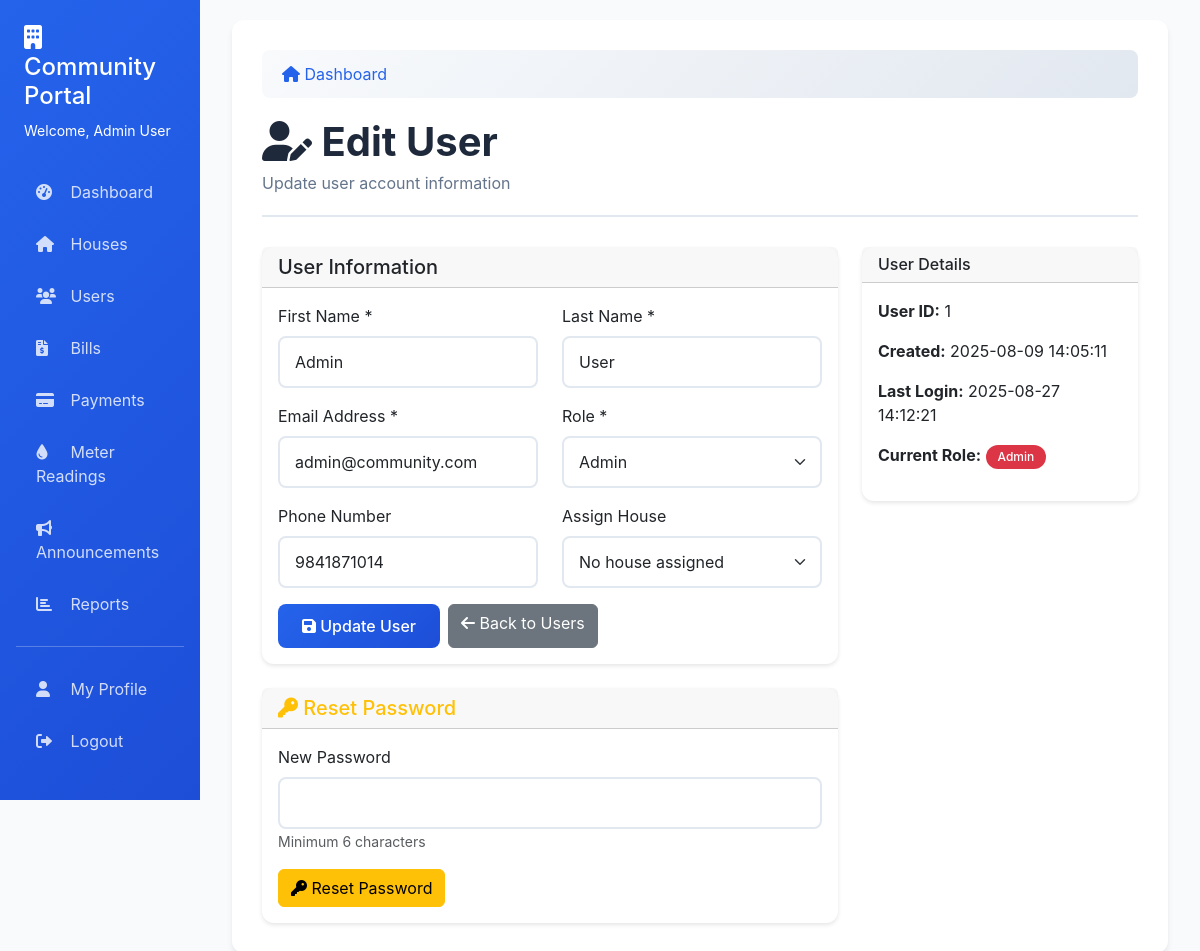
Screenshot of /users/1/edit (signed in) with the database file from the repository.
### tables this page shows
CREATE TABLE users (
                id INTEGER PRIMARY KEY AUTOINCREMENT,
                email TEXT UNIQUE NOT NULL,
                password_hash TEXT NOT NULL,
                role TEXT NOT NULL DEFAULT 'resident',
                first_name TEXT,
                last_name TEXT,
                phone_number TEXT,
                house_id INTEGER,
                created_at TIMESTAMP DEFAULT CURRENT_TIMESTAMP,
                last_login TIMESTAMP
            );

### app.py (the view, shortened to what this page needs)
@app.route('/users/<int:user_id>/edit', methods=['GET', 'POST'])
@admin_required
def edit_user(user_id):
    conn = get_db_connection()
    user = conn.execute('SELECT * FROM users WHERE id = ?', (user_id,)).fetchone()
    if not user:
        flash('User not found!', 'error')
        conn.close()
        return redirect(url_for('users'))
    houses = conn.execute('SELECT id, house_number, owner_name FROM houses ORDER BY house_number').fetchall()
    conn.close()
    return render_template('edit_user.html', user=user, houses=houses)

### app.py (called while the page is built)
def get_db_connection():
    conn = sqlite3.connect(DATABASE)
    conn.row_factory = sqlite3.Row
    return conn

def admin_required(f):
    @wraps(f)
    def decorated_function(*args, **kwargs):
        if 'user_id' not in session:
            return redirect(url_for('login'))
        conn = get_db_connection()
        user = conn.execute('SELECT role FROM users WHERE id = ?', (session['user_id'],)).fetchone()
        conn.close()
        if not user or user['role'] != 'admin':
            flash('Admin access required.', 'error')
            return redirect(url_for('dashboard'))
        return f(*args, **kwargs)
    return decorated_function

### templates/edit_user.html (shortened to what this page needs)
{% extends "base.html" %}
{% block content %}
<div class="page-header">
    <h1><i class="fas fa-user-edit"></i> Edit User</h1>
    <p>Update user account information</p>
</div>
<div class="row">
    <div class="col-md-8">
        <div class="card">
            <div class="card-header">
                <h5 class="mb-0">User Information</h5>
            </div>
            <div class="card-body">
                <form method="POST">
                    <div class="row">
                        <div class="col-md-6">
                            <div class="mb-3">
                                <label for="first_name" class="form-label">First Name *</label>
                                <input type="text" class="form-control" id="first_name" name="first_name" value="{{ user.first_name }}" required>
                            </div>
                        </div>
                        <div class="col-md-6">
                            <div class="mb-3">
                                <label for="last_name" class="form-label">Last Name *</label>
                                <input type="text" class="form-control" id="last_name" name="last_name" value="{{ user.last_name }}" required>
                            </div>
                        </div>
                    </div>
                    <div class="row">
                        <div class="col-md-6">
                            <div class="mb-3">
                                <label for="email" class="form-label">Email Address *</label>
                                <input type="email" class="form-control" id="email" name="email" value="{{ user.email }}" required>
                            </div>
                        </div>
                        <div class="col-md-6">
                            <div class="mb-3">
                                <label for="role" class="form-label">Role *</label>
                                <select class="form-select" id="role" name="role" required>
                                    <option value="admin" {{ 'selected' if user.role == 'admin' else '' }}>Admin</option>
                                </select>
                            </div>
                        </div>
                    </div>
                    <div class="row">
                        <div class="col-md-6">
                            <div class="mb-3">
                                <label for="phone_number" class="form-label">Phone Number</label>
                                <input type="tel" class="form-control" id="phone_number" name="phone_number" value="{{ user.phone_number or '' }}">
                            </div>
                        </div>
                        <div class="col-md-6">
                            <div class="mb-3">
                                <label for="house_id" class="form-label">Assign House</label>
                                <select class="form-select" id="house_id" name="house_id">
                                    <option value="">No house assigned</option>
                                </select>
                            </div>
                        </div>
                    </div>
                    <div class="d-flex gap-2">
                        <button type="submit" class="btn btn-primary">
                            <i class="fas fa-save"></i> Update User
                        </button>
                        <a href="{{ url_for('users') }}" class="btn btn-secondary">
                            <i class="fas fa-arrow-left"></i> Back to Users
                        </a>
                    </div>
                </form>
            </div>
        </div>
        <div class="card mt-4">
            <div class="card-header">
                <h5 class="mb-0 text-warning"><i class="fas fa-key"></i> Reset Password</h5>
            </div>
            <div class="card-body">
                <form method="POST" action="{{ url_for('reset_user_password', user_id=user.id) }}">
                    <div class="mb-3">
                        <label for="new_password" class="form-label">New Password</label>
                        <input type="password" class="form-control" id="new_password" name="new_password" required minlength="6">
                        <small class="form-text text-muted">Minimum 6 characters</small>
                    </div>
                    <button type="submit" class="btn btn-warning" onclick="return confirm('Are you sure you want to reset this user\'s password?')">
                        <i class="fas fa-key"></i> Reset Password
                    </button>
                </form>
            </div>
        </div>
    </div>
    <div class="col-md-4">
        <div class="card">
            <div class="card-header">
                <h6 class="mb-0">User Details</h6>
            </div>
            <div class="card-body">
                <p><strong>User ID:</strong> {{ user.id }}</p>
                <p><strong>Created:</strong> {{ user.created_at }}</p>
                <p><strong>Last Login:</strong> {{ user.last_login or 'Never' }}</p>
                <p><strong>Current Role:</strong>
                    {% if user.role == 'admin' %}
                        <span class="badge bg-danger">Admin</span>
                    {% else %}
                        <span class="badge bg-primary">Resident</span>
                    {% endif %}
                </p>
            </div>
        </div>
    </div>
</div>
{% endblock %}

### templates/base.html (style rules this page uses)
:root { --primary-color: #2563eb; --secondary-color: #64748b; --success-color: #059669; --danger-color: #dc2626; --warning-color: #d97706; --info-color: #0891b2; --light-bg: #f8fafc; --dark-bg: #1e293b; }
body { background-color: var(--light-bg); font-family: 'Inter', -apple-system, BlinkMacSystemFont, sans-serif; }
.card { border: none; border-radius: 12px; box-shadow: 0 2px 4px rgba(0, 0, 0, 0.1); transition: all 0.3s ease; }
.btn-primary { background: linear-gradient(135deg, var(--primary-color), #1d4ed8); border: none; border-radius: 8px; padding: 10px 24px; font-weight: 500; transition: all 0.3s ease; }
.badge { padding: 6px 12px; border-radius: 20px; font-weight: 500; }
.form-control, .form-select { border-radius: 8px; border: 2px solid #e2e8f0; padding: 12px 15px; transition: all 0.3s ease; }
.page-header { margin-bottom: 30px; padding-bottom: 20px; border-bottom: 2px solid #e2e8f0; }
.page-header h1 { color: #1e293b; font-weight: 700; margin-bottom: 5px; }
.page-header p { color: var(--secondary-color); margin: 0; }

### rows the page displays
users: first_name "Admin", last_name "User", email "admin@community.com", phone_number "9841871014", id "1", created_at "2025-08-09 14:05:11", last_login "2025-08-27 14:12:21"

### other values shown
{{ session.user_name }} "Admin User"
